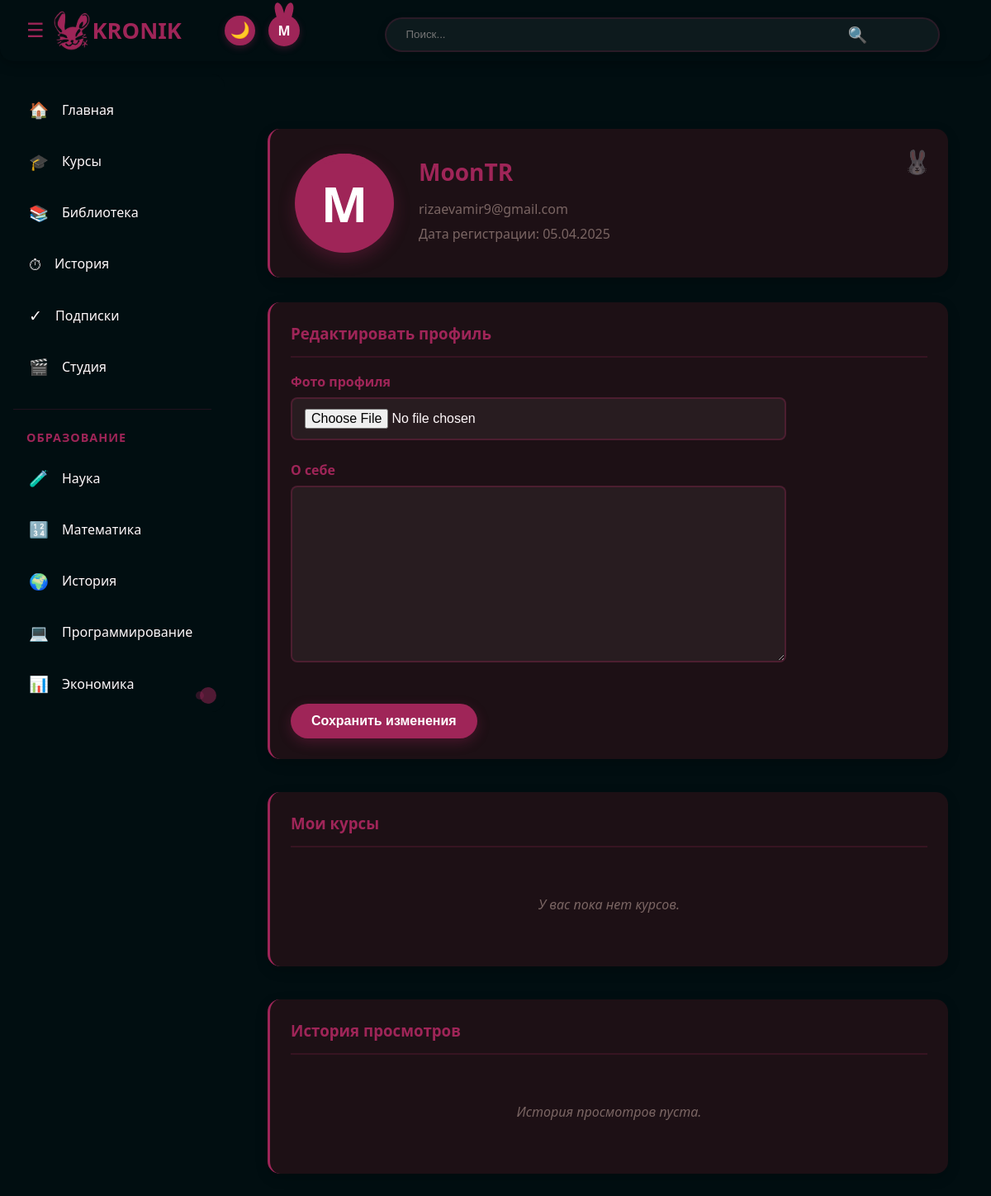
/profile/ (signed in), run on an earlier commit of the app's database.
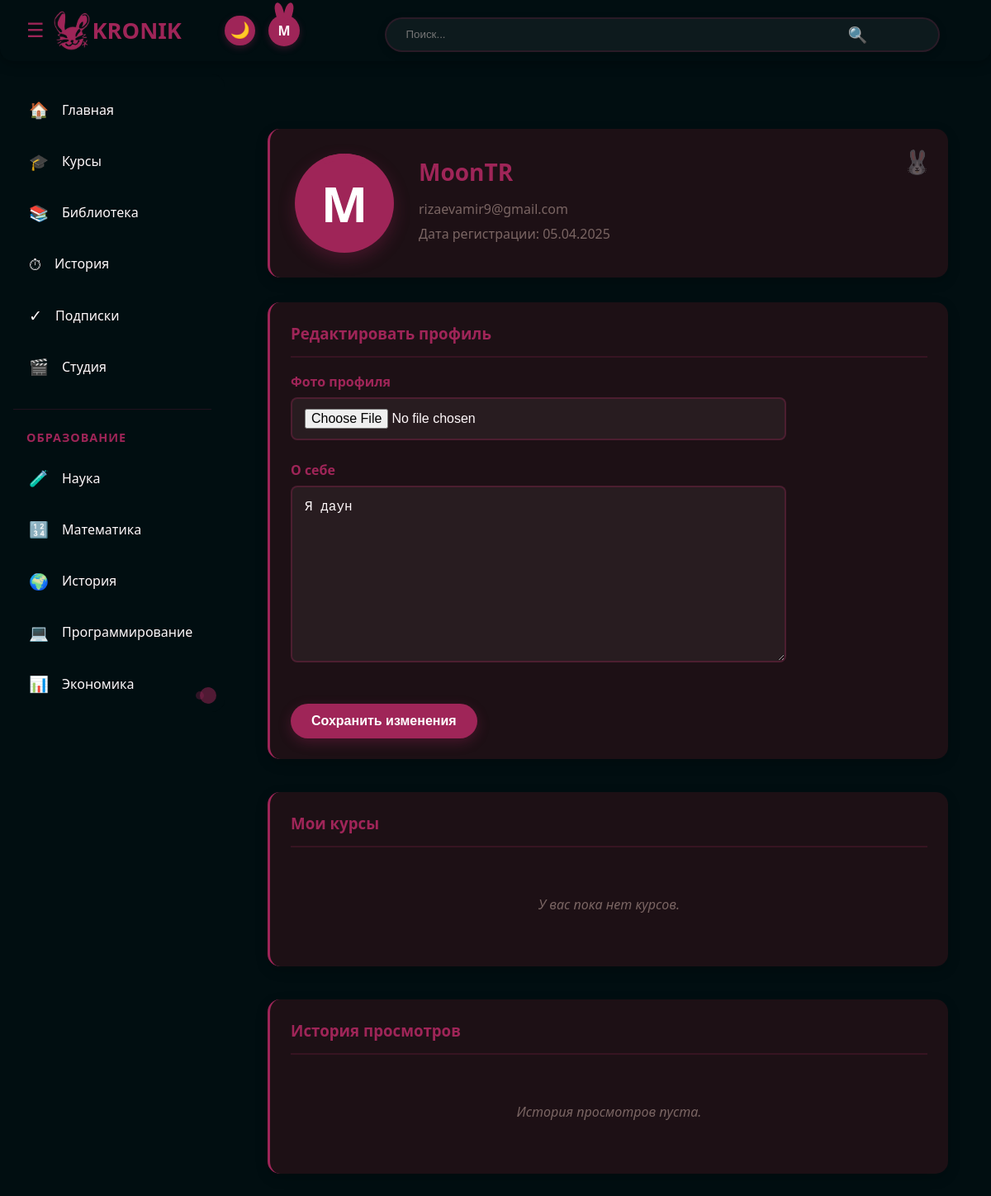
And on a later commit of the database.
### main/models.py (models this page shows, shortened)
class UserProfile(models.Model):
    user = models.OneToOneField(User, on_delete=models.CASCADE, related_name='profile')
    bio = models.TextField(max_length=500, blank=True)
    profile_picture = models.ImageField(upload_to='profile_pics/', blank=True, null=True)
    date_joined = models.DateTimeField(auto_now_add=True)
    is_author = models.BooleanField(default=False)
    author_application_pending = models.BooleanField(default=False)
    expertise_areas = models.ManyToManyField('ExpertiseArea', blank=True, related_name='experts')
    credentials = models.TextField(blank=True, help_text="Образование, сертификаты и опыт")

### main/views.py (the view)
# urls.py: path('profile/', views.profile_view, name='profile'),  # Профиль пользователя
@login_required
def profile_view(request):
    if request.method == 'POST':
        form = UserProfileForm(request.POST, request.FILES, instance=request.user.profile)
        if form.is_valid():
            form.save()
            messages.success(request, 'Ваш профиль обновлен!')
            return redirect('profile')
    else:
        form = UserProfileForm(instance=request.user.profile)
    return render(request, 'accounts/profile.html', {'form': form})

### main/forms.py
class UserProfileForm(forms.ModelForm):
    class Meta:
        model = UserProfile
        fields = ['bio', 'profile_picture']

### templates/accounts/profile.html (shortened to what this page needs)
{% extends 'main/base.html' %}
{% load static %}
{% block content %}
<div class="profile-container">
    <div class="profile-header">
        <div class="profile-avatar">
            {% if user.profile.profile_picture %}
                <img src="{{ user.profile.profile_picture.url }}" alt="{{ user.username }}">
            {% else %}
                <div class="avatar-placeholder">{{ user.username|first }}</div>
            {% endif %}
        </div>
        <div class="profile-info">
            <h2>{{ user.username }}</h2>
            <p class="profile-email">{{ user.email }}</p>
            <p class="profile-date">Дата регистрации: {{ user.profile.date_joined|date:"d.m.Y" }}</p>
        </div>
    </div>
    <div class="profile-content">
        <div class="profile-section">
            <h3>Редактировать профиль</h3>
            <form method="POST" enctype="multipart/form-data" class="profile-form">
                <div class="form-group">
                    <label for="id_profile_picture">Фото профиля</label>
                    {{ form.profile_picture }}
                </div>
                <div class="form-group">
                    <label for="id_bio">О себе</label>
                    {{ form.bio }}
                </div>
                <button type="submit" class="profile-save-button">Сохранить изменения</button>
            </form>
        </div>
        <div class="profile-section">
            <h3>Мои курсы</h3>
            <div class="profile-courses">
                <p>У вас пока нет курсов.</p>
            </div>
        </div>
        <div class="profile-section">
            <h3>История просмотров</h3>
            <div class="profile-history">
                <p>История просмотров пуста.</p>
            </div>
        </div>
    </div>
</div>
{% endblock %}

### templates/main/base.html (shortened to what this page needs)
<!DOCTYPE html>
<html lang="ru">
<head>
    {% load static %}
    <link rel="stylesheet" href="{% static 'css/style.css' %}">
    <link rel="stylesheet" href="{% static 'css/auth.css' %}">
    <link rel="stylesheet" href="{% static 'css/fixes.css' %}">
    <link rel="stylesheet" href="{% static 'css/error-pages.css' %}">
</head>
<body class="dark-theme">
    <header>
        <button id="sidebar-toggle" class="sidebar-toggle">☰</button>
        <div class="logo">
            <img src="{% static 'Kronik-Light1.png' %}" alt="KRONIK" class="logo-img" width="50" height="50">
            <span class="logo-text">KRONIK</span>
        </div>
        <div class="search-container">
            <div class="search-bar">
                <input type="text" id="search-input" placeholder="Поиск...">
                <button class="search-button">🔍</button>
            </div>
        </div>
        <div class="actions">
            <button class="theme-toggle">
                <span class="theme-icon moon">🌙</span>
            </button>
            <div class="user-menu">
                {% if user.is_authenticated %}
                    <div class="avatar">{{ user.username|first }}</div>
                {% else %}
                    <div class="auth-buttons">
                        <a href="{% url 'login' %}" class="login-button">Войти</a>
                        <a href="{% url 'register' %}" class="register-button">Регистрация</a>
                    </div>
                {% endif %}
            </div>
        </div>
    </header>
    <div class="main-container">
        <div class="sidebar" id="sidebar">
            <div class="menu-item {% if request.path == '/' %}active{% endif %}" onclick="window.location.href='{% url 'index' %}'">
                <div class="menu-icon">🏠</div>
                <div class="menu-text">Главная</div>
            </div>
            <div class="menu-item">
                <div class="menu-icon">🎓</div>
                <div class="menu-text">Курсы</div>
            </div>
            <div class="menu-item">
                <div class="menu-icon">📚</div>
                <div class="menu-text">Библиотека</div>
            </div>
            <div class="menu-item">
                <div class="menu-icon">⏱</div>
                <div class="menu-text">История</div>
            </div>
            <div class="menu-item">
                <div class="menu-icon">✓</div>
                <div class="menu-text">Подписки</div>
            </div>
            {% if user.is_authenticated %}
            <div class="menu-item {% if request.path == '/studio/' %}active{% endif %}" onclick="window.location.href='{% url 'studio' %}'">
                <div class="menu-icon">🎬</div>
                <div class="menu-text">Студия</div>
            </div>
            {% endif %}
            <div class="sidebar-section">
                <div class="sidebar-title">ОБРАЗОВАНИЕ</div>
                <div class="menu-item">
                    <div class="menu-icon">🧪</div>
                    <div class="menu-text">Наука</div>
                </div>
                <div class="menu-item">
                    <div class="menu-icon">🔢</div>
                    <div class="menu-text">Математика</div>
                </div>
                <div class="menu-item">
                    <div class="menu-icon">🌍</div>
                    <div class="menu-text">История</div>
                </div>
                <div class="menu-item">
                    <div class="menu-icon">💻</div>
                    <div class="menu-text">Программирование</div>
                </div>
                <div class="menu-item">
                    <div class="menu-icon">📊</div>
                    <div class="menu-text">Экономика</div>
                </div>
            </div>
        </div>
        <div class="content">
            {% block content %}{% endblock %}
        </div>
    </div>
</body>
</html>

### static/css/auth.css (style rules this page uses)
.form-group { margin-bottom: 25px; position: relative; width: 100%; }
.form-group label { display: block; margin-bottom: 8px; font-weight: bold; color: var(--primary-color); }
.form-group input, .form-group textarea, .form-group select { width: 100%; padding: 12px 15px; border-radius: 8px; border: 2px solid rgba(159, 37, 88, 0.2); background-color: rgba(255, 255, 255, 0.1); font-size: 16px; color: inherit; transition: all 0.3s; box-sizing: border-box; }
.dark-theme .form-group input { border-color: rgba(159, 37, 88, 0.3); background-color: rgba(255, 255, 255, 0.05); }
.profile-container { max-width: 900px; margin: 30px auto; padding: 20px; }
.profile-header { display: flex; align-items: center; padding: 30px; border-radius: 15px; margin-bottom: 30px; background-color: rgba(159, 37, 88, 0.05); border-left: 3px solid var(--primary-color); position: relative; overflow: hidden; }
.profile-header::before { content: "🐰"; position: absolute; right: 20px; top: 20px; font-size: 28px; opacity: 0.3; animation: bounce 2s infinite; }
.dark-theme .profile-header { background-color: rgba(42, 18, 23, 0.7); box-shadow: 0 5px 15px rgba(0, 0, 0, 0.2); }
.profile-avatar { width: 120px; height: 120px; border-radius: 50%; overflow: hidden; margin-right: 30px; background-color: var(--accent-color); display: flex; align-items: center; justify-content: center; position: relative; box-shadow: 0 8px 20px rgba(159, 37, 88, 0.3); }
.profile-avatar::before, .profile-avatar::after { content: ""; position: absolute; background-color: var(--accent-color); width: 25px; height: 40px; top: -30px; border-radius: 50% 50% 0 0; }
.profile-avatar::before { left: 30px; transform: rotate(-15deg); }
.profile-avatar::after { right: 30px; transform: rotate(15deg); }
.avatar-placeholder { font-size: 60px; font-weight: bold; color: white; }
.profile-info h2 { margin: 0 0 15px 0; font-size: 28px; color: var(--primary-color); }
.profile-email, .profile-date { margin: 8px 0; color: var(--gray-color); }
.profile-section { margin-bottom: 40px; padding: 25px; border-radius: 15px; background-color: rgba(159, 37, 88, 0.05); border-left: 3px solid var(--primary-color); }
.dark-theme .profile-section { background-color: rgba(42, 18, 23, 0.7); box-shadow: 0 5px 15px rgba(0, 0, 0, 0.2); }
.profile-section h3 { margin-top: 0; padding-bottom: 15px; border-bottom: 2px solid rgba(159, 37, 88, 0.2); color: var(--primary-color); }
.profile-form { max-width: 600px; }
.profile-form textarea { width: 100%; min-height: 120px; padding: 15px; border-radius: 8px; border: 2px solid rgba(159, 37, 88, 0.2); background-color: rgba(255, 255, 255, 0.1); font-size: 16px; color: inherit; resize: vertical; transition: all 0.3s; }
.dark-theme .profile-form textarea { border-color: rgba(159, 37, 88, 0.3); background-color: rgba(255, 255, 255, 0.05); }
.profile-save-button { padding: 12px 25px; background-color: var(--accent-color); color: white; border: none; border-radius: 30px; font-size: 16px; font-weight: bold; cursor: pointer; transition: all 0.3s; margin-top: 20px; box-shadow: 0 5px 15px rgba(159, 37, 88, 0.3); }
.profile-courses, .profile-history { min-height: 100px; display: flex; align-items: center; justify-content: center; color: var(--gray-color); font-style: italic; }

### static/css/fixes.css (style rules this page uses)
.content { background-color: var(--dark-bg); color: var(--text-light); }
.main-container { align-items: flex-start; }

### static/css/base.css (style rules this page uses)
:root { --primary-color: #9f2558; --secondary-color: #ffb0c9; --dark-bg: #010e11; --medium-bg: #07181f; --light-bg: #fff8fa; --accent-color: #9f2558; --text-light: #fff8fa; --text-dark: #110108; --gray-color: #7a6563; --bunny-shadow: 0 8px 32px rgba(159, 37, 88, 0.2); }
body { margin: 0; font-family: 'Nunito', 'Segoe UI', Arial, sans-serif; transition: background-color 0.3s, color 0.3s; overflow-x: hidden; background-position: center; background-size: cover; background-attachment: fixed; }
body.dark-theme { background-color: var(--dark-bg); color: var(--text-light); }

### static/css/studio.css (style rules this page uses)
.form-group { margin-bottom: 20px; }
.form-group label { display: block; margin-bottom: 8px; font-weight: bold; }

### static/css/responsive.css (style rules this page uses)
@media (min-width: 1200px) { .actions { margin-left: auto; } }
@media (max-width: 1200px) { .search-container { position: relative; order: 3; width: 100%; margin-top: 10px; } }
@media (max-width: 1200px) { header { flex-wrap: wrap; } }

What changed in the data, as far as the page shows it:
changed UserProfile: bio (not shown) → "Я даун"
